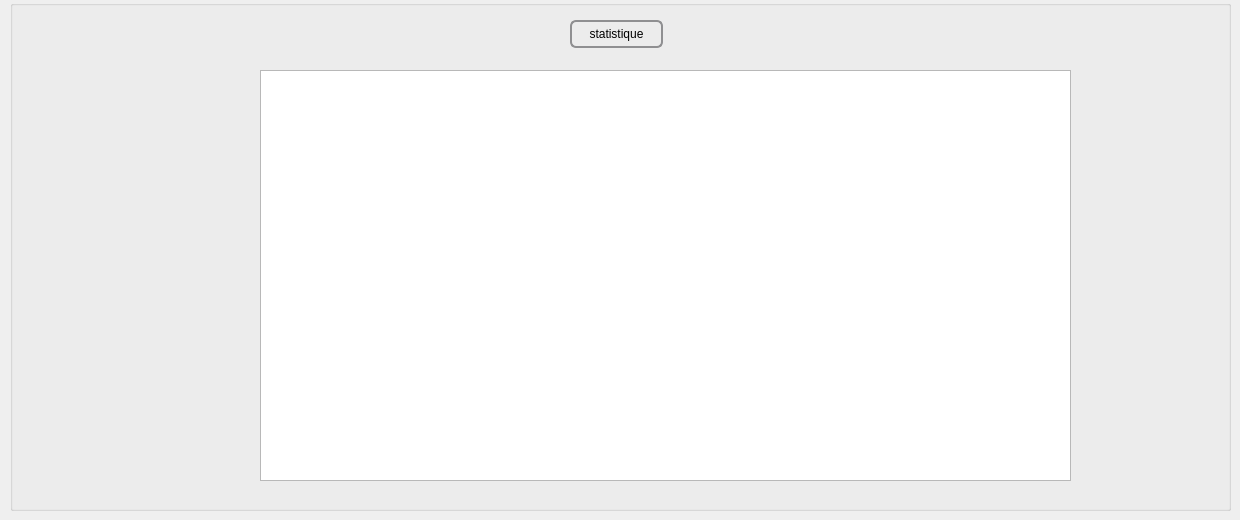
        <widget class="QWidget" name="tab_13">
         <attribute name="title">
          <string>Statistique</string>
         </attribute>
         <widget class="QGroupBox" name="groupBox_10">
          <property name="geometry">
           <rect>
            <x>10</x>
            <y>0</y>
            <width>1221</width>
            <height>511</height>
           </rect>
          </property>
          <property name="title">
           <string/>
          </property>
          <widget class="QPushButton" name="statistique_plann">
           <property name="geometry">
            <rect>
             <x>560</x>
             <y>20</y>
             <width>93</width>
             <height>28</height>
            </rect>
           </property>
           <property name="styleSheet">
            <string notr="true">QPushButton {
    border: 2px solid #8f8f91;
    border-radius: 6px;
    background-color: qlineargradient(x1: 0, y1: 0, x2: 0, y2: 1,
                                      stop: 0 #f6f7fa, stop: 1 #dadbde);
    min-width: 80px;
}

QPushButton:pressed {
    background-color: qlineargradient(x1: 0, y1: 0, x2: 0, y2: 1,
                                      stop: 0 #dadbde, stop: 1 #f6f7fa);
}

QPushButton:flat {
    border: none; /* no border for a flat push button */
}

QPushButton:default {
    border-color: navy; /* make the default button prominent */
}</string>
           </property>
           <property name="text">
            <string>statistique</string>
           </property>
           <property name="icon">
            <iconset resource="imagee.qrc">
             <normaloff>:/stat.png</normaloff>:/stat.png</iconset>
           </property>
          </widget>
          <widget class="QCustomPlot" name="customPlot">
           <property name="geometry">
            <rect>
             <x>250</x>
             <y>70</y>
             <width>811</width>
             <height>411</height>
            </rect>
           </property>
          </widget>
          <widget class="QLabel" name="label_48">
           <property name="geometry">
            <rect>
             <x>60</x>
             <y>220</y>
             <width>111</width>
             <height>141</height>
            </rect>
           </property>
           <property name="styleSheet">
            <string notr="true">image: url(:/stat.png);</string>
           </property>
           <property name="text">
            <string/>
           </property>
          </widget>
         </widget>
        </widget>
